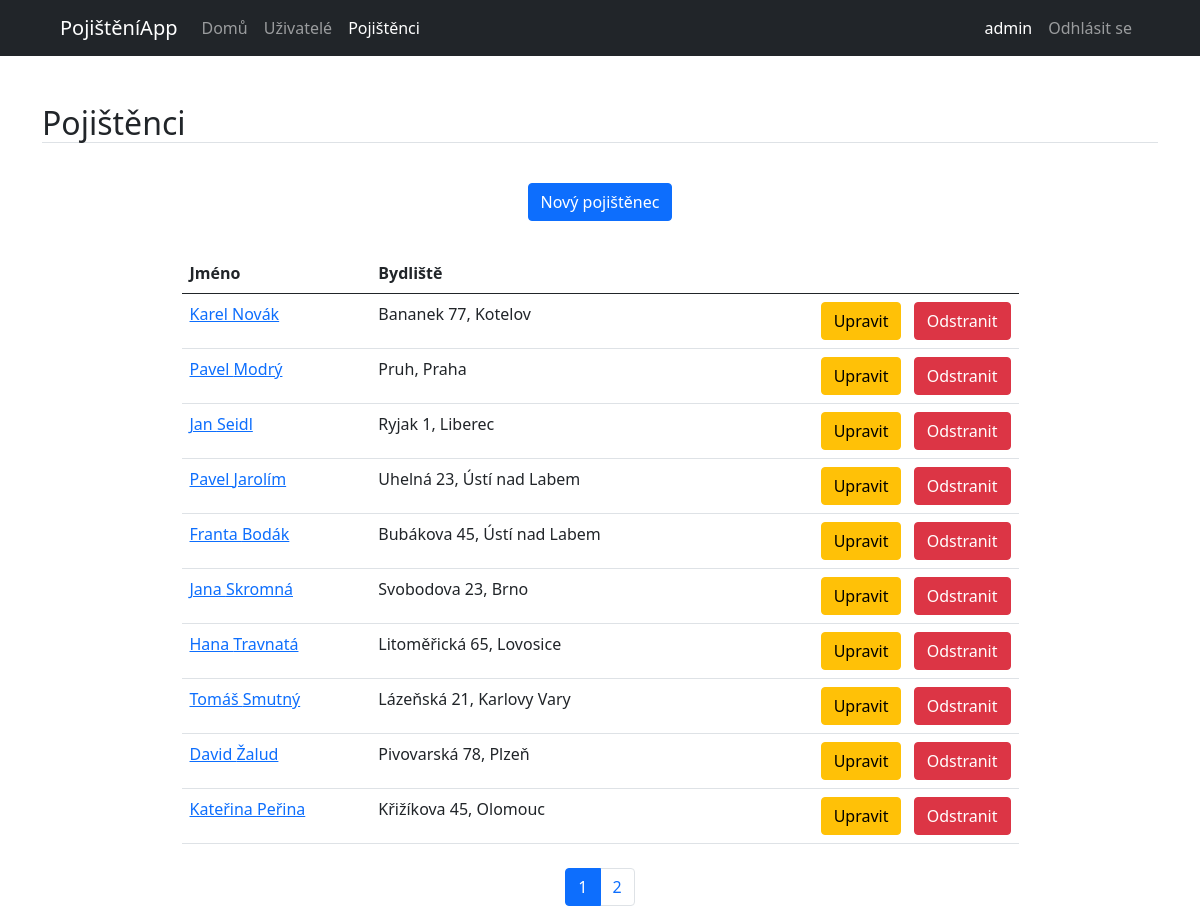
The page /pojištěnci (signed in) on the database its author committed.
### root/models.py (models this page shows, shortened)
class Users(db.Model, UserMixin):
    id = db.Column(db.Integer, primary_key=True)
    first_name = db.Column(db.String(60), nullable=False)
    last_name = db.Column(db.String(60), nullable=False)
    email = db.Column(db.String(120), unique=True, nullable=False)
    password = db.Column(db.String(60), nullable=False)
    city = db.Column(db.String(60), nullable=False)
    address = db.Column(db.String(260), nullable=False)
    zip = db.Column(db.Integer, nullable=False)
    insurance = db.relationship("InsuredPersons", lazy=True, backref="insured_person")

class InsuredPersons(db.Model, UserMixin):
    id = db.Column(db.Integer, primary_key=True)
    user_id = db.Column(db.Integer, db.ForeignKey('users.id'))
    first_name = db.Column(db.String(60), nullable=False)
    last_name = db.Column(db.String(60), nullable=False)
    email = db.Column(db.String(120), unique=True, nullable=False)
    city = db.Column(db.String(60), nullable=False)
    address = db.Column(db.String(260), nullable=False)
    zip = db.Column(db.Integer, nullable=False)
    insurance = db.relationship("Insurances", lazy=True, backref="author")

### root/users/routes.py (the view)
@users.route("/pojištěnci", methods=["POST", "GET"])
@login_required
def insured_persons():
    if current_user.email != "admin@blog.com":
        flash("Na tuto stránku nemáte povolení vstoupit!", "danger")
        return redirect(url_for("main.home"))
    page = request.args.get("page", 1, type=int)
    insured_persons_list = InsuredPersons.query.paginate(page=page, per_page=10)
    return render_template("insured_persons.html", title="Pojištěnci", insured_persons_list=insured_persons_list)

### root/models.py (called while the page is built)
@login_manager.user_loader
def load_user(user_id):
    return Users.query.get(user_id)

### root/users/templates/insured_persons.html (shortened to what this page needs)
{% extends "base.html" %}
{% block content %}
    <section class="content-section">
        <div class="media">
            <h2 class="border-bottom mb-4">Pojištěnci</h2>
            <div class="media-body text-center py-3">
                <a class="btn btn-primary" href="{{ url_for('users.add_insured_person') }}" role="button">Nový pojištěnec</a>
            </div>
            <div class="media-body pt-3">
                <table class="table w-75 m-auto">
                    <thead>
                        <tr>
                            <th scope="col">Jméno</th>
                            <th scope="col">Bydliště</th>
                            <th scope="col"></th>
                        </tr>
                    </thead>
                    <tbody>
                    {% for user in insured_persons_list.items %}
                        <tr>
                            <td><a href="{{ url_for('users.insured_user_account', user_id=user.id) }}">{{ user.first_name }} {{ user.last_name }}</a></td>
                            <td>{{ user.address }}, {{ user.city }}</td>
                            <td class="text-end">
                                <a class="btn btn-warning mx-2" href="{{ url_for('users.edit_insured_person', user_id=user.id) }}" role="button">Upravit</a>
                                <button type="button" class="btn btn-danger" data-bs-toggle="modal" data-bs-target="#deleteModal-{{ user.id }}">Odstranit</button>
                            </td>
                        </tr>
                    {% endfor %}
                    </tbody>
                </table>
                <ul class="pagination pt-4 text-center justify-content-center">
                {% for page in insured_persons_list.iter_pages(left_current=2, right_current=2) %}
                    {% if page %}
                        {% if page != insured_persons_list.page %}
                            <li class="page-item"><a class="page-link" href="{{ url_for('users.insured_persons', page=page) }}">{{ page }}</a></li>
                        {% else %}
                            <li class="page-item active"><a class="page-link" href="{{ url_for('users.insured_persons', page=page) }}">{{ page }}</a></li>
                        {% endif %}
                    {% endif %}
                {% endfor %}
                </ul>
            </div>
        </div>
    </section>
{% endblock %}

### root/main/templates/base.html (shortened to what this page needs)
<!DOCTYPE html>
<html lang="cs-cz">
    <head>
        <link rel="stylesheet" href="{{ url_for('static', filename='bootstrap-5.0.2-dist/css/bootstrap.min.css')}}">
    </head>
    <body>
        <header>
            {% block header %}
            <nav class="navbar navbar-expand-lg navbar-dark bg-dark">
                <div class="container-fluid mx-5">
                    <a class="navbar-brand" href="{{ url_for('main.home') }}">PojištěníApp</a>
                    <div class="collapse navbar-collapse" id="navbarNav">
                        <div class="navbar-nav">
                            {% if current_user.is_authenticated %}
                                <a class="nav-link {% if title == 'Domů' %}active{% endif %}" href="{{ url_for('main.home') }}">Domů</a>
                                {% if current_user.email == 'admin@blog.com' %}
                                    <a class="nav-link {% if title == 'Uživatelé' %}active{% endif %}" href="{{ url_for('users.users_management') }}">Uživatelé</a>
                                    <a class="nav-link {% if title == 'Pojištěnci' %}active{% endif %}" href="{{ url_for('users.insured_persons') }}">Pojištěnci</a>
                                {% else %}
                                    <a class="nav-link {% if title == 'Účet' %}active{% endif %}" href="{{ url_for('users.my_account') }}">Účet</a>
                                {% endif %}
                            {% else %}
                                <a class="nav-link {% if title == 'Domů' %}active{% endif %}" href="{{ url_for('main.home') }}">Domů</a>
                            {% endif %}
                        </div>
                        <div class="navbar-nav ms-auto">
                            {% if current_user.is_authenticated %}
                                <div class="text-white d-flex align-items-center pe-2">
                                    {% if current_user.email == 'admin@blog.com' %}
                                        {{ current_user.first_name }}
                                    {% else %}
                                        {{ current_user.first_name }} {{ current_user.last_name }}
                                    {% endif %}
                                </div>
                                <a class="nav-link {% if title == 'Odhlášení' %}active{% endif %}" href="{{ url_for('users.logout') }}">Odhlásit se</a>
                            {% else %}
                                <a class="nav-link {% if title == 'Přihlášení' %}active{% endif %}" href="{{ url_for('users.login') }}">Přihlášení</a>
                                <a class="nav-link {% if title == 'Registrace' %}active{% endif %}" href="{{ url_for('users.register') }}">Registrace</a>
                            {% endif %}
                        </div>
                    </div>
                </div>
            </nav>
            {% endblock %}
        </header>
        <main role="main" class="container mt-5">
            {% block content %}{% endblock %}
        </main>
    </body>
</html>

### rows shown on the page
Users: first_name "admin"
InsuredPersons: first_name "Karel", last_name "Novák", address "Bananek 77", city "Kotelov"
InsuredPersons: first_name "Pavel", last_name "Modrý", address "Pruh", city "Praha"
InsuredPersons: first_name "Jan", last_name "Seidl", address "Ryjak 1", city "Liberec"
InsuredPersons: first_name "Pavel", last_name "Jarolím", address "Uhelná 23", city "Ústí nad Labem"
InsuredPersons: first_name "Franta", last_name "Bodák", address "Bubákova 45", city "Ústí nad Labem"
InsuredPersons: first_name "Jana", last_name "Skromná", address "Svobodova 23", city "Brno"
InsuredPersons: first_name "Hana", last_name "Travnatá", address "Litoměřická 65", city "Lovosice"
InsuredPersons: first_name "Tomáš", last_name "Smutný", address "Lázeňská 21", city "Karlovy Vary"
InsuredPersons: first_name "David", last_name "Žalud", address "Pivovarská 78", city "Plzeň"
InsuredPersons: first_name "Kateřina", last_name "Peřina", address "Křižíkova 45", city "Olomouc"

### other values the page prints
{{ page }} "1"
{{ page }} "2"
